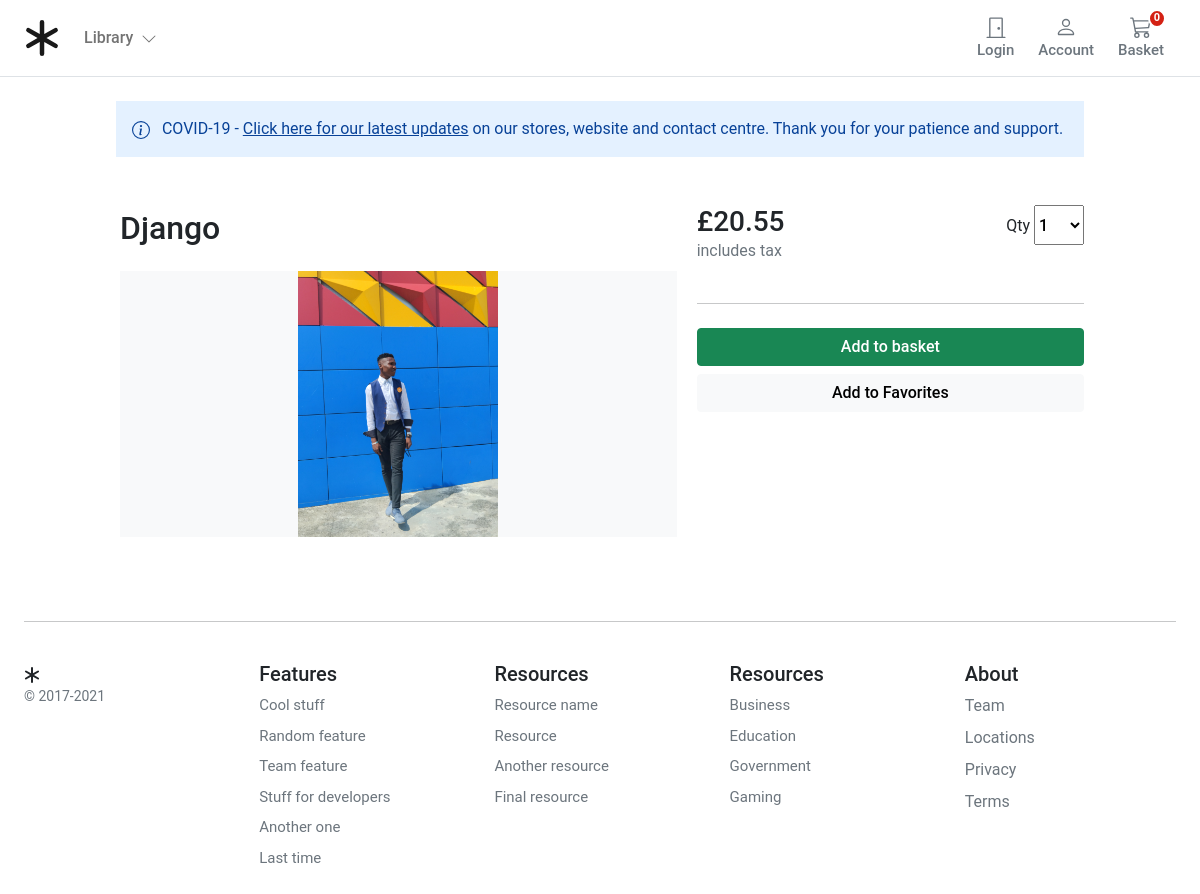
/item/django, run on the app's committed database.
### store/models.py (models this page shows, shortened)
class Product(models.Model):
    category = models.ForeignKey(Category, related_name='product', on_delete=models.CASCADE)
    created_by = models.ForeignKey(User, on_delete=models.CASCADE, related_name='product_creator')
    title = models.CharField(max_length=255)
    author = models.CharField(max_length=255, default='admin')
    description = models.TextField(blank=True)
    image = models.ImageField(upload_to='images/')
    slug = models.SlugField(max_length=255)
    price = models.DecimalField(max_digits=4, decimal_places=2)
    in_stock = models.BooleanField(default=True)
    is_active = models.BooleanField(default=True)
    created = models.DateTimeField(auto_now_add=True)
    updated = models.DateTimeField(auto_now=True)
    objects = models.Manager()
    products = ProductManager()
    class Meta:
        verbose_name_plural = 'Products'
        ordering = ('-created',)

### store/views.py (the view)
# urls.py: path('item/<slug:slug>', views.product_detail, name='product_detail'),
def product_detail(request, slug):
    product = get_object_or_404(Product, slug=slug, in_stock=True)
    return render(request, 'store/products/single.html', {'product': product})

### basket/basket.py (called while the page is built)
    def __len__(self):
        return sum(item['qty'] for item in self.basket.values())

### store/context_processors.py (called while the page is built)
def categories(request):
    return {
        'categories': Category.objects.all()
    }

### store/models.py (called while the page is built)
    def get_absolute_url(self):
        return reverse('store:product_detail', args=[self.slug])

### templates/store/products/single.html (shortened to what this page needs)
{% extends "store/base.html" %}
{% load static %}
{% block content %}
<main class="pt-2">
  <div class="container" style="max-width: 1000px">
    <div class="row g-3">
          <div class="alert alert-primary fw600 rounded-0 border-0 py-3" role="alert">
      COVID-19 - <u>Click here for our latest updates</u> on our stores, website and contact centre. Thank you for
      your patience and support.
    </div>
        <div class="col-md-5 ps-3 col-lg-5 order-md-last p-0 order-1">
            <div class="d-grid gap-2">
            <div class="d-flex d-flex-inline justify-content-between">
            <div><span class="h3">£{{ product.price }}</span><p class="text-muted">includes tax</p></div>
                   <div class="">
                                <label for="select">Qty</label>
                                <select id="select" class="h6" style="width:50px;height:40px;">
                                    <option value="1">1</option>
                                </select>
                    </div>
            </div>
            <hr>
            <button type="button" id="add-button" value="{{product.id}}" class="btn btn-success fw500">Add to basket</button>
            <button type="button" id="add-button" value="{{product.id}}" class="btn btn-light fw500">Add to Favorites</button>
            </div>
        </div>
        <div class="col-md-7 col-lg-7 p-0">
            <div class="card mb-3 border-0">
            <div class="row g-0">
                <div class="col-md-12">
                    <div class="card-body p-1">
                        <h1 class="mb-0 h2 pe-4 pb-4">{{ product.title }}</h1>
                        <div class="bg-light"><img class="img-fluid mx-auto d-block" width="200px" alt="Responsive image" src="{{ product.image.url }}"> </div>
                    </div>
                </div>
            </div>
            </div>
        </div>
    </div>
  </div>
</main>
{% endblock %}

### static/core/css/base.css (style rules this page uses)
@media (min-width: 1000px) { .container { max-width: 1000px; } }
@media (max-width: 1200px) { .container { max-width: 100%; padding:0 24px; } }
.alert-primary { background-color: #E4F1FF; }
html, body, p, div { letter-spacing: -0.02px; font-family: 'Roboto', sans-serif; }
.fw500 { font-weight: 500; }

### data on the page
Product: price "20.55", title "Django", image (picture)
